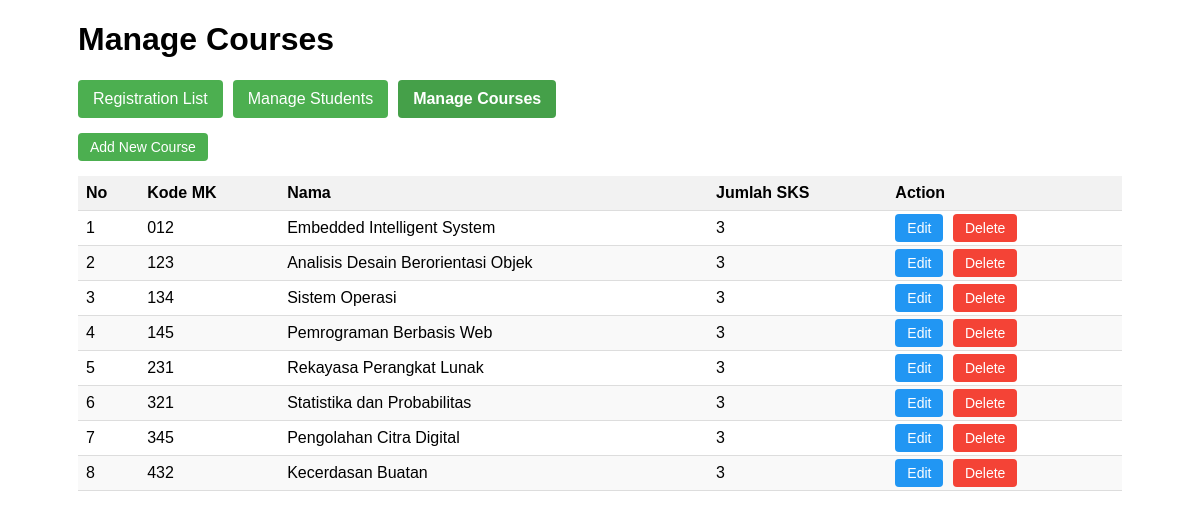
The page /index_course.php on the database its author committed.
### tables this page shows
CREATE TABLE `matakuliah` (
  `kodemk` char(6) NOT NULL,
  `nama` varchar(50) NOT NULL,
  `jumlah_sks` int(3) NOT NULL
);

### index_course.php (the view, shortened to what this page needs)
<?php
require_once 'db.php';
?>
<!DOCTYPE html>
<html lang="en">
<head>
</head>
<body>
    <div class="container">
        <h1>Manage Courses</h1>
        <div class="nav">
            <a href="index.php">Registration List</a>
            <a href="index_student.php">Manage Students</a>
            <a href="index_course.php" class="active">Manage Courses</a>
        </div>
        <a href="tambah.php?table=matakuliah" class="btn btn-add">Add New Course</a>
        <table>
            <thead>
                <tr>
                    <th>No</th>
                    <th>Kode MK</th>
                    <th>Nama</th>
                    <th>Jumlah SKS</th>
                    <th>Action</th>
                </tr>
            </thead>
            <tbody>
                <?php
                $query = "SELECT * FROM matakuliah";
                $result = mysqli_query($conn, $query);
                $no = 1;
                while ($row = mysqli_fetch_assoc($result)) {
                    ?>
                    <tr>
                        <td><?php echo $no++; ?></td>
                        <td><?php echo $row['kodemk']; ?></td>
                        <td><?php echo $row['nama']; ?></td>
                        <td><?php echo $row['jumlah_sks']; ?></td>
                        <td>
                            <a href="edit.php?kodemk=<?php echo $row['kodemk']; ?>&table=matakuliah" class="btn btn-edit">Edit</a>
                            <a href="hapus.php?kodemk=<?php echo $row['kodemk']; ?>&table=matakuliah" class="btn btn-delete" onclick="return confirm('Are you sure you want to delete this course?')">Delete</a>
                        </td>
                    </tr>
                    <?php
                }
                ?>
            </tbody>
        </table>
    </div>
</body>
</html>

### index_course.php (style rules this page uses)
body { font-family: Arial, sans-serif; margin: 20px; }
.container { width: 90%; margin: 0 auto; }
table { width: 100%; border-collapse: collapse; margin-top: 20px; }
th, td { padding: 8px; text-align: left; border-bottom: 1px solid #ddd; }
th { background-color: #f2f2f2; }
tr:nth-child(even) { background-color: #f9f9f9; }
.btn { padding: 6px 12px; text-decoration: none; border-radius: 4px; color: white; font-size: 14px; margin-right: 5px; }
.btn-add { background-color: #4CAF50; }
.btn-edit { background-color: #2196F3; }
.btn-delete { background-color: #f44336; }
.nav { margin-bottom: 20px; display: flex; gap: 10px; }
.nav a { text-decoration: none; padding: 10px 15px; background-color: #4CAF50; color: white; border-radius: 4px; }
.active { font-weight: bold; background-color: #45a049 !important; }

### rows shown on the page
matakuliah: kodemk "012", nama "Embedded Intelligent System", jumlah_sks "3"
matakuliah: kodemk "123", nama "Analisis Desain Berorientasi Objek", jumlah_sks "3"
matakuliah: kodemk "134", nama "Sistem Operasi", jumlah_sks "3"
matakuliah: kodemk "145", nama "Pemrograman Berbasis Web", jumlah_sks "3"
matakuliah: kodemk "231", nama "Rekayasa Perangkat Lunak", jumlah_sks "3"
matakuliah: kodemk "321", nama "Statistika dan Probabilitas", jumlah_sks "3"
matakuliah: kodemk "345", nama "Pengolahan Citra Digital", jumlah_sks "3"
matakuliah: kodemk "432", nama "Kecerdasan Buatan", jumlah_sks "3"
